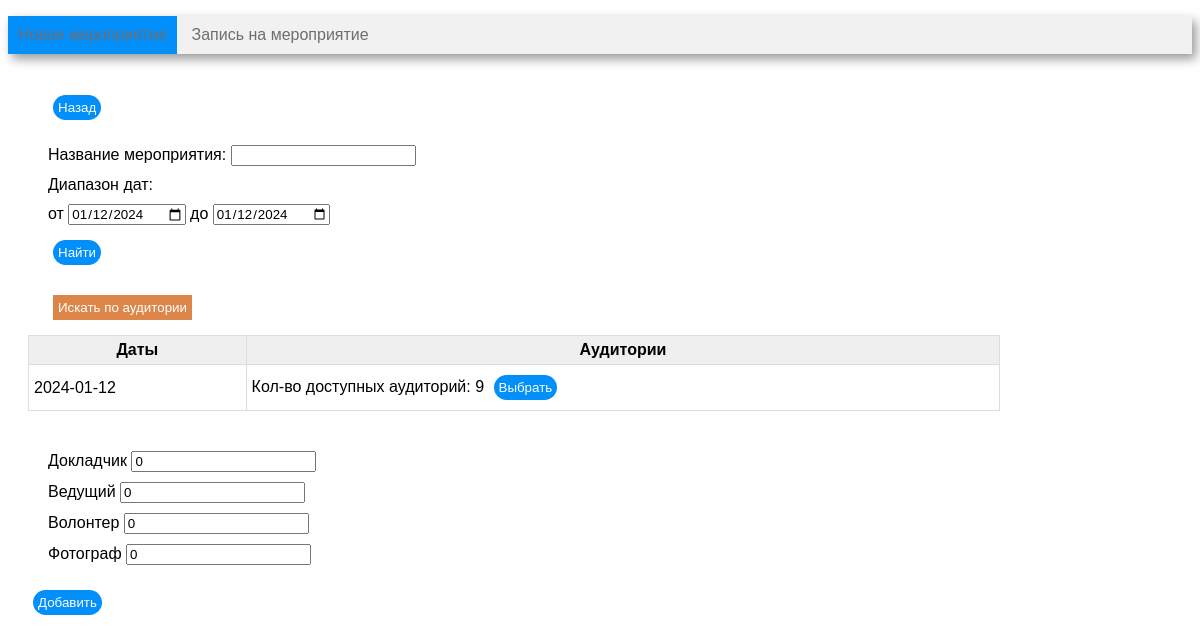
The app's page /new_event with its own data.
### tables this page shows
CREATE TABLE role (
            role_id INTEGER PRIMARY KEY AUTOINCREMENT,
            role_name VARCHAR(30)  
        );

### controllers/new_event.py (the view, shortened to what this page needs)
@app.route('/new_event', methods=['GET', 'POST'])
def new_event():
    conn = get_db_connection()
    min_date = (date.today() + timedelta(days=1)).strftime('%Y-%m-%d')
    entered_role_count = {key:0 for key in get_roles(conn)['role_id']}
    add_check = False
    if 'is_date_state' not in session:
        session['is_date_state'] = True
    if 'selected_room_id' not in session:
        session['selected_room_id'] = []
    if 'event_date' not in session:
        session['event_date'] = ''
    if 'date_from' not in session:
        session['date_from'] = min_date
    if 'date_to' not in session:
        session['date_to'] = min_date
    if 'event_name' not in session:
        session['event_name'] = ''
    if 'room_id' not in session:
        session['room_id'] = -1
    df_roles = get_roles(conn)
    df_date_rooms = get_date_rooms(conn,  session['date_from'],  session['date_to'])
    df_free_rooms = get_free_rooms(conn,  session['event_date'])
    df_room_dates = get_room_dates(conn,  session['date_from'],  session['date_to'])
    df_free_dates = get_free_dates(conn, session['room_id'], session['date_from'],  session['date_to'])
    html = render_template(
        'new_event.html',
        event_name=session['event_name'],
        event_date= session['event_date'],
        min_date=min_date,
        df_free_rooms=df_free_rooms,
        room_id=session['room_id'],
        selected_room_id=session['selected_room_id'],
        entered_role_count=entered_role_count,
        add_check=add_check,
        df_roles=df_roles,
        date_from=session['date_from'],
        date_to=session['date_to'],
        is_date_state=session['is_date_state'],
        df_date_rooms=df_date_rooms,
        df_room_dates=df_room_dates,
        df_free_dates=df_free_dates,
        len=len,
    )
    return html

### models/new_event_model.py (called while the page is built)
def get_free_rooms(conn, date):
    return pandas.read_sql(
        f'''
            WITH occupied_rooms (room_id)
            AS (
                SELECT
                    room_id
                FROM
                    room
                    JOIN room_schedule USING (room_id)
                    JOIN schedule USING (schedule_id)
                WHERE
                    strftime('%Y-%m-%d', event_date) = '{date}'
            )

            SELECT
                room_id,
                room_name || " - " || room_capacity AS full_room_name
            FROM
                room
            WHERE
                room_id NOT IN (
                    SELECT
                        room_id
                    FROM
                        occupied_rooms
                )
        ''',
        conn
    )

def get_roles(conn):
    return pandas.read_sql(
        f'''
            SELECT
                role_id,
                role_name
            FROM
                role
            WHERE
                role_name <> 'Организатор'
        ''',
        conn
    )

### utils.py (called while the page is built)
def get_db_connection():
    return sqlite3.connect('event_db.sqlite')

### templates/new_event.html (shortened to what this page needs)
<!DOCTYPE HTML>
<html>
    <head>
        <link rel = "stylesheet" type = "text/css" href = "/static/css/style.css" />
        {% macro render_number_input(df_roles, entered_data) %}
            {% for i in range(len(df_roles)) %}
                <p>{{ df_roles.loc[i, 'role_name'] }}
                    <input
                        name="{{ df_roles.loc[i, 'role_id']}}"
                        type="number"
                        min="0"
                        value="{{entered_data[df_roles.loc[i, 'role_id']]}}"
                        /></p>
            {% endfor %}
        {% endmacro %}
        {% macro render_table_date_room(df_date_room, df_free_rooms, selected_date) %}
            {% set n = len(df_date_room) %}
            <table class="table">
                <tr>
                    <th>Даты</th>
                    <th>Аудитории</th>
                </tr>
                {% for i in range(n) %}
                    <tr>
                        <td>
                            {{ df_date_room.loc[i, 'event_date'] }}
                        </td>
                        <td>
                                {% if selected_date ==  df_date_room.loc[i, 'event_date'] %}
                                    {{ render_multiple_select('free_rooms', 'full_room_name', 'room_id', df_free_rooms, selected_room_id) }}
                                {% else %}
                                <form action="" method="post">
                                    Кол-во доступных аудиторий: {{ df_date_room.loc[i, 'free_room_count'] }}
                                    <input type="submit" name="date_next" value="Выбрать"
                                    />
                            </form>
                            {% endif %}
                        </td>
                    </tr>
                {% endfor %}
            </table>
        {% endmacro %}
    </head>
    <body>
        <div class = "menu">
            <ul>
                <li class = "active">
                    <a href = {{ url_for("new_event") }}>
                    </a>
                </li>
                <li>
                    <a href = {{ url_for("register_event") }}>
                        Запись на мероприятие
                    </a>
                </li>
            </ul>
        </div>
        <div class = "block">
            <p>
                <form action="{{ url_for('index') }}" method="post">
                   <p><input type="submit" value="Назад" name="back"/></p>
                </form>
            </p>
            <form action = "" method = "post">
                <p>
                    <label>
                        Название мероприятия:
                        <input type="text" name="event_name" value="{{event_name}}"/>
                    </label>
                    <p>Диапазон дат:</p>
                    <p><label>от
                        <input type="date" min="{{min_date}}" value="{{date_from}}" name="date_from" />
                    </label>
                    <label>до
                        <input type="date" min="{{min_date}}" value="{{date_to}}" name="date_to" />
                    </label>
                    </p>
                    <p><input type="submit" name="find" value="Найти"></p>
                    <p></p>
                    <p>
                        {% if is_date_state %}
                            <input type="submit" name="change_mode" class="change_mode" value="Искать по аудитории">
                        {% else %}
                            <input type="submit" name="change_mode" class="change_mode" value="Искать по дате">
                        {% endif %}
                    </p>
                        {% if is_date_state %}
                            {{ render_table_date_room(df_date_rooms, df_free_rooms, event_date) }}
                        {% else %}
                            {{ render_table_room_date(df_room_dates, df_free_dates, room_id) }}
                        {% endif %}
                    <p>
                    <p>
                        {{ render_number_input(df_roles, entered_role_count) }}
                    </p>
                        <input type="submit" name="add" value="Добавить" />
                    </p>
                </p>
            </form>
        </div>
    </body>
</html>

### static/css/style.css (style rules this page uses)
body, input { font-family: Verdana, Geneva, Tahoma, sans-serif }
input[type="submit"] { background-color: #028ffa; color: white; border: 0px; border-radius: 15px; padding: 5px; margin: 5px; }
.change_mode { background-color: rgb(220, 134, 73) !important; border-radius: 0px !important; }
.menu { background-color: #f1f1f1; box-shadow: 4px 5px 10px rgba(0, 0, 0, 0.4); width: 100%; }
.table { width: 85%; margin-bottom: 20px; border: 1px solid #dddddd; border-collapse: collapse; }
.table th { font-weight: bold; padding: 5px; background: #efefef; border: 1px solid #dddddd; }
.table td { border: 1px solid #dddddd; padding: 5px; }
.menu li { display: inline-block; vertical-align: top; padding: 10px; color: #6f6d6d; }
.menu a { text-decoration: none; color: #6f6d6d; }
.menu ul { padding: 0px; }
.active { background-color: #028ffa; color: #f8f8f8; }
.block { padding: 10px 20px; }
p { padding: 0px 10px 5px 10px; margin: 0px 10px 5px 10px; }

### records on screen
role: role_name "Докладчик"
role: role_name "Ведущий"
role: role_name "Волонтер"
role: role_name "Фотограф"

### other values on screen
{{ df_date_room.loc[i, 'event_date'] }} "2024-01-12"
{{ df_date_room.loc[i, 'free_room_count'] }} "9"
